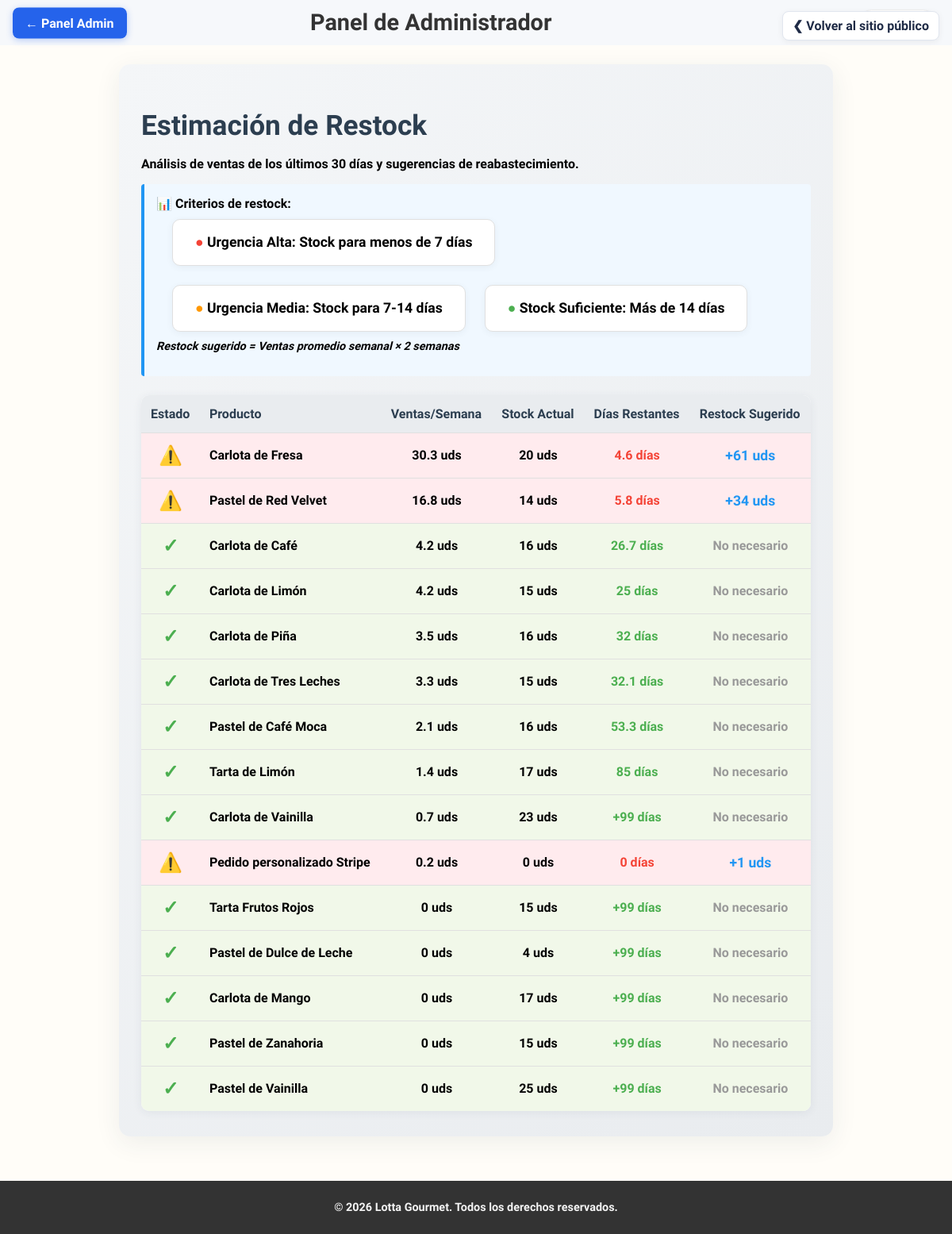
Page /admin/restock (signed in) on the committed database.
### tables this page shows
CREATE TABLE `productos` (
  `id_producto` int(11) NOT NULL,
  `nombre` varchar(255) NOT NULL,
  `descripcion` text DEFAULT NULL,
  `precio` decimal(10,2) NOT NULL,
  `stock` int(11) NOT NULL,
  `imagen` varchar(255) DEFAULT NULL,
  `en_promocion` tinyint(1) NOT NULL DEFAULT 0,
  `precio_oferta` decimal(10,2) DEFAULT NULL
);

### Controller/AdminController.php (called while the page is built, shortened)
<?php
class AdminController {
    public function restock() {
        $database = new Database();
        $db = $database->getConnection();
        $db->exec("SET NAMES 'utf8mb4'");
        $query = "SELECT
                    p.id_producto,
                    p.nombre,
                    p.stock,
                    COALESCE(SUM(cd.cantidad), 0) as total_vendido_compras,
                    COALESCE(SUM(dp.cantidad), 0) as total_vendido_pedidos,
                    (COALESCE(SUM(cd.cantidad), 0) + COALESCE(SUM(dp.cantidad), 0)) as total_vendido
                FROM productos p
                LEFT JOIN compra_detalles cd ON p.id_producto = cd.id_producto
                LEFT JOIN compras c ON cd.id_compra = c.id_compra AND c.fecha >= DATE_SUB(NOW(), INTERVAL 30 DAY)
                LEFT JOIN detalle_pedidos dp ON p.id_producto = dp.id_producto
                LEFT JOIN pedidos pe ON dp.id_pedido = pe.id_pedido AND pe.fecha >= DATE_SUB(NOW(), INTERVAL 30 DAY)
                WHERE (en_promocion = 0 OR en_promocion IS NULL)
                GROUP BY p.id_producto, p.nombre, p.stock
                ORDER BY total_vendido DESC";
        $stmt = $db->prepare($query);
        $stmt->execute();
        $productos = $stmt->fetchAll(PDO::FETCH_ASSOC);
        require_once 'View/plantillas/header.php';
        require_once 'View/paginas/admin_restock.php';
        require_once 'View/plantillas/footer.php';
    }
}

### View/paginas/admin_restock.php (the view)
<main class="contenido-principal">
    <div class="admin-panel">
        <h1>Estimación de Restock</h1>
        <p>Análisis de ventas de los últimos 30 días y sugerencias de reabastecimiento.</p>
        <div style="margin-bottom: 20px; padding: 15px; background: #f0f8ff; border-left: 4px solid #2196F3; border-radius: 4px;">
            <strong>📊 Criterios de restock:</strong>
            <ul style="margin: 10px 0 0 20px;">
                <li><span style="color: #f44336;">●</span> <strong>Urgencia Alta:</strong> Stock para menos de 7 días</li>
                <li><span style="color: #ff9800;">●</span> <strong>Urgencia Media:</strong> Stock para 7-14 días</li>
                <li><span style="color: #4caf50;">●</span> <strong>Stock Suficiente:</strong> Más de 14 días</li>
            </ul>
            <p style="margin-top: 10px; font-size: 0.9em;">
                <em>Restock sugerido = Ventas promedio semanal × 2 semanas</em>
            </p>
        </div>
        <?php if (empty($productos)): ?>
            <p style="text-align: center; padding: 40px; color: #666;">
                No hay datos de ventas disponibles.
            </p>
        <?php else: ?>
            <table class="admin-table">
                <thead>
                    <tr>
                        <th>Estado</th>
                        <th>Producto</th>
                        <th>Ventas/Semana</th>
                        <th>Stock Actual</th>
                        <th>Días Restantes</th>
                        <th>Restock Sugerido</th>
                    </tr>
                </thead>
                <tbody>
                    <?php foreach ($productos as $prod): ?>
                        <tr style="background-color: <?= $prod['nivel_urgencia'] === 'alto' ? '#ffebee' : ($prod['nivel_urgencia'] === 'medio' ? '#fff3e0' : '#f1f8e9') ?>;">
                            <td style="text-align: center; font-size: 1.5em;">
                                <?php if ($prod['nivel_urgencia'] === 'alto'): ?>
                                    <span style="color: #f44336;" title="Urgencia Alta">⚠️</span>
                                <?php elseif ($prod['nivel_urgencia'] === 'medio'): ?>
                                    <span style="color: #ff9800;" title="Urgencia Media">⚡</span>
                                <?php else: ?>
                                    <span style="color: #4caf50;" title="Stock Suficiente">✓</span>
                                <?php endif; ?>
                            </td>
                            <td><strong><?= htmlspecialchars($prod['nombre']) ?></strong></td>
                            <td style="text-align: center;"><?= $prod['ventas_semana'] ?> uds</td>
                            <td style="text-align: center;">
                                <strong><?= $prod['stock'] ?></strong> uds
                            </td>
                            <td style="text-align: center;">
                                <?php if ($prod['dias_restantes'] > 99): ?>
                                    <span style="color: #4caf50;">+99 días</span>
                                <?php else: ?>
                                    <span style="color: <?= $prod['nivel_urgencia'] === 'alto' ? '#f44336' : ($prod['nivel_urgencia'] === 'medio' ? '#ff9800' : '#4caf50') ?>;">
                                        <?= $prod['dias_restantes'] ?> días
                                    </span>
                                <?php endif; ?>
                            </td>
                            <td style="text-align: center;">
                                <?php if ($prod['restock_sugerido'] > 0): ?>
                                    <strong style="color: #2196F3; font-size: 1.1em;">
                                        +<?= $prod['restock_sugerido'] ?> uds
                                    </strong>
                                <?php else: ?>
                                    <span style="color: #999;">No necesario</span>
                                <?php endif; ?>
                            </td>
                        </tr>
                    <?php endforeach; ?>
                </tbody>
            </table>
        <?php endif; ?>
    </div>
</main>

### Public/css/styles.css (style rules this page uses)
.admin-panel { background: linear-gradient(135deg, #f4f6f8 0%, #e9ecef 100%); border-radius: 14px; box-shadow: 0 8px 32px rgba(44, 62, 80, 0.08); padding: 32px 28px; margin: 0 auto 32px auto; max-width: 900px; }
.admin-panel h1 { color: #2c3e50; font-size: 2.2em; margin-bottom: 18px; font-weight: 800; }
.admin-panel ul { list-style: none; padding: 0; margin: 0; display: flex; gap: 24px; flex-wrap: wrap; }
.admin-panel ul li { background: #fff; border: 1.5px solid #e0e0e0; border-radius: 10px; box-shadow: 0 2px 8px rgba(44, 62, 80, 0.06); padding: 18px 28px; font-size: 1.1em; font-weight: 700; transition: box-shadow 0.2s, border-color 0.2s; }
.admin-table { width: 100%; border-collapse: collapse; margin-top: 24px; background: #fff; border-radius: 10px; box-shadow: 0 2px 12px rgba(44, 62, 80, 0.07); overflow: hidden; }
.admin-table th, .admin-table td { padding: 14px 12px; border-bottom: 1px solid #e0e0e0; text-align: left; }
.admin-table th { background: #e9ecef; color: #2c3e50; font-weight: 700; }
.admin-table tr:last-child td { border-bottom: none; }
* { -webkit-box-sizing: border-box; -moz-box-sizing: border-box; box-sizing: border-box; }
html { -webkit-text-size-adjust: 100%; -ms-text-size-adjust: 100%; height: 100%; }
body, html { margin: 0; padding: 0; font-family: 'Comfortaa', sans-serif; font-weight: 700; background-color: #ffffff; }
body { display: flex; flex-direction: column; min-height: 100vh; }
h1, h2, h3, h4, h5, h6 { font-family: 'Comfortaa', sans-serif; font-weight: 700; }
:root { --primary: #fdcfd6; --accent: #880E4F; --muted: #f4f4f4; --bg: #fffdf8; --header-height: 64px; }
.contenido-principal { flex: 1; padding: 24px; background: var(--bg); overflow: hidden; }

### rows in the picture
productos: nombre "Carlota de Fresa", ventas_semana "30.3", stock "20", dias_restantes "4.6", restock_sugerido "61"
productos: nombre "Pastel de Red Velvet", ventas_semana "16.8", stock "14", dias_restantes "5.8", restock_sugerido "34"
productos: nombre "Carlota de Café", ventas_semana "4.2", stock "16", dias_restantes "26.7", shows "No necesario"
productos: nombre "Carlota de Limón", ventas_semana "4.2", stock "15", dias_restantes "25", shows "No necesario"
productos: nombre "Carlota de Piña", ventas_semana "3.5", stock "16", dias_restantes "32", shows "No necesario"
productos: nombre "Carlota de Tres Leches", ventas_semana "3.3", stock "15", dias_restantes "32.1", shows "No necesario"
productos: nombre "Pastel de Café Moca", ventas_semana "2.1", stock "16", dias_restantes "53.3", shows "No necesario"
productos: nombre "Tarta de Limón", ventas_semana "1.4", stock "17", dias_restantes "85", shows "No necesario"
productos: nombre "Carlota de Vainilla", ventas_semana "0.7", stock "23", shows "+99 días", shows "No necesario"
productos: nombre "Pedido personalizado Stripe", ventas_semana "0.2", stock "0", dias_restantes "0", restock_sugerido "1"
productos: nombre "Tarta Frutos Rojos", ventas_semana "0", stock "15", shows "+99 días", shows "No necesario"
productos: nombre "Pastel de Dulce de Leche", ventas_semana "0", stock "4", shows "+99 días", shows "No necesario"
productos: nombre "Carlota de Mango", ventas_semana "0", stock "17", shows "+99 días", shows "No necesario"
productos: nombre "Pastel de Zanahoria", ventas_semana "0", stock "15", shows "+99 días", shows "No necesario"
productos: nombre "Pastel de Vainilla", ventas_semana "0", stock "25", shows "+99 días", shows "No necesario"
